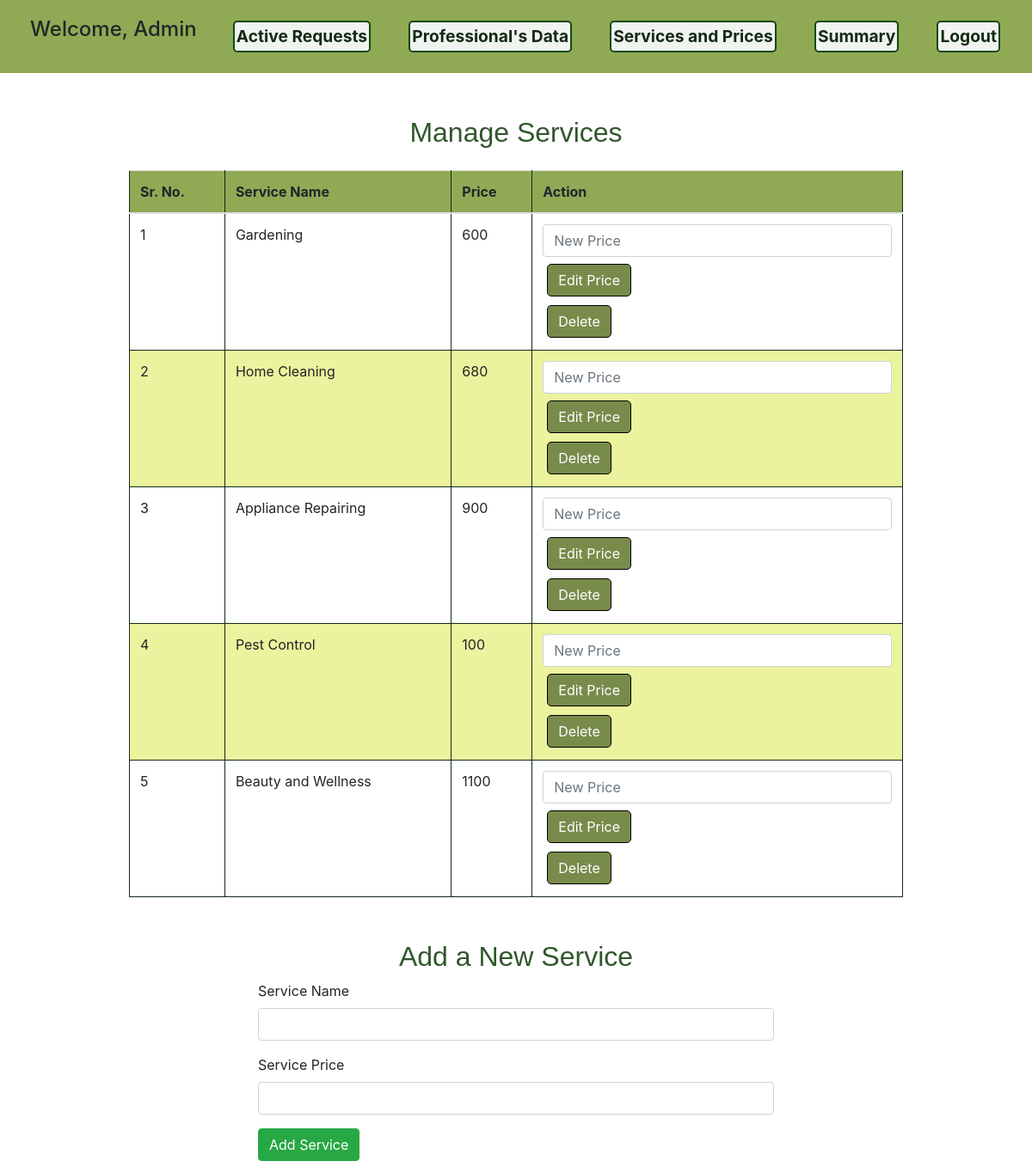
The app's page /admin_active_requests/manage with its own data.
### tables this page shows
CREATE TABLE services(
name text,
price integer);

### app.py (the view)
@app.route('/admin_active_requests/manage',methods=['GET'])
def price():
    if request.method=='GET':
        db=get_db()
        cursor=db.cursor()
        cursor.execute("""select * from services""")
        services=cursor.fetchall()
        db.close()
        return render_template('prices.html',services=services)

### app.py (called while the page is built)
def get_db():
    db = sqlite3.connect(DATABASE)
    return db

### templates/prices.html (shortened to what this page needs)
<!DOCTYPE html>
<html lang="en">
<head>
    <link rel="stylesheet" href="https://cdn.jsdelivr.net/npm/bootstrap@4.0.0/dist/css/bootstrap.min.css">
    <link rel="stylesheet" href="/static/style3.css">
</head>
<body>
    <nav>
        <div>
            <nav class="navbar">
                <label><h4>Welcome, Admin</h4></label>
                <a class="nav-list" href="{{ url_for('admin_active_requests') }}">Active Requests</a>
                <a class="nav-list" href="{{ url_for('prof_data') }}">Professional's Data</a>
                <a class="nav-list" href="{{ url_for('price') }}">Services and Prices</a>
                <a class="nav-list" href="{{ url_for('admin_summary') }}">Summary</a>
                <a class="nav-list" href="{{ url_for('login_details') }}">Logout</a>
            </nav>
        </div>
    </nav>
    <div>
        <h2>Manage Services</h2>
        <table class="table">
            <thead>
                <tr>
                    <th>Sr. No.</th>
                    <th>Service Name</th>
                    <th>Price</th>
                    <th>Action</th>
                </tr>
            </thead>
            <tbody>
                {% for service in services %}
                <tr>
                    <td>{{ loop.index }}</td>
                    <td>{{ service[0] }}</td>
                    <td>{{ service[1] }}</td>
                    <td>
                        <form action="{{ url_for('update_price', service_name=service[0]) }}" method="post">
                            <input type="number" name="new_price" class="form-control" placeholder="New Price" required>
                            <button type="submit" class="btn btn-primary mt-2">Edit Price</button>
                        </form>
                        <form action="{{ url_for('delete_service', service_name=service[0]) }}" method="post">
                            <button type="submit" class="btn btn-danger mt-2">Delete</button>
                        </form>
                    </td>
                </tr>
                {% endfor %}
            </tbody>
        </table>
        <h2>Add a New Service</h2>
        <div class="new">
            <form action="{{ url_for('add_service') }}" method="post">
                <div class="form-group">
                    <label for="service_name">Service Name</label>
                    <input type="text" class="form-control" id="service_name" name="service_name" required>
                </div>
            </form>
                <form action="{{ url_for('price') }}" method="get">
                <div class="form-group">
                    <label for="service_price">Service Price</label>
                    <input type="number" class="form-control" id="service_price" name="service_price" required>
                </div>
                <button type="submit" class="btn btn-success">Add Service</button>
                </form>
        </div>
    </div>
</body>
</html>

### static/style3.css (style rules this page uses)
.navbar { background-color: #90a955; padding: 20px 35px; }
.nav-list { justify-content: space-between; align-items: center; color: #132a13; font-weight: bolder; font-size: larger; }
a { background-color: #f1f3f1; border-radius: 5px; border: 2px solid rgb(16, 73, 21); color: rgb(36, 102, 19); text-align: center; text-decoration: none; display: inline-block; font-size: 18px; margin: 4px 2px; cursor: pointer; padding: 2px; }
.table { width:75%; border-collapse: collapse ; margin-left: auto; margin-right: auto; margin-top: 25px; }
.table th { background-color: #90a955; }
.table tr:nth-child(even) { background-color: #ecf39e; }
.table td,th { border: 1px solid #132a13; }
.table button { margin: 2px 5px; padding: 6px 12px; border: 1px solid black; border-radius: 5px; background-color: #788b4a; color: white; cursor: pointer; }
h2 { margin-top: 50px; color: #31572c; text-align: center; font-family: 'Arial Black',sans-serif; }
.new { width:50%; margin-left: auto; margin-right: auto; }

### records on screen
services: name "Gardening", price "600"
services: name "Home Cleaning", price "680"
services: name "Appliance Repairing", price "900"
services: name "Pest Control", price "100"
services: name "Beauty and Wellness", price "1100"
